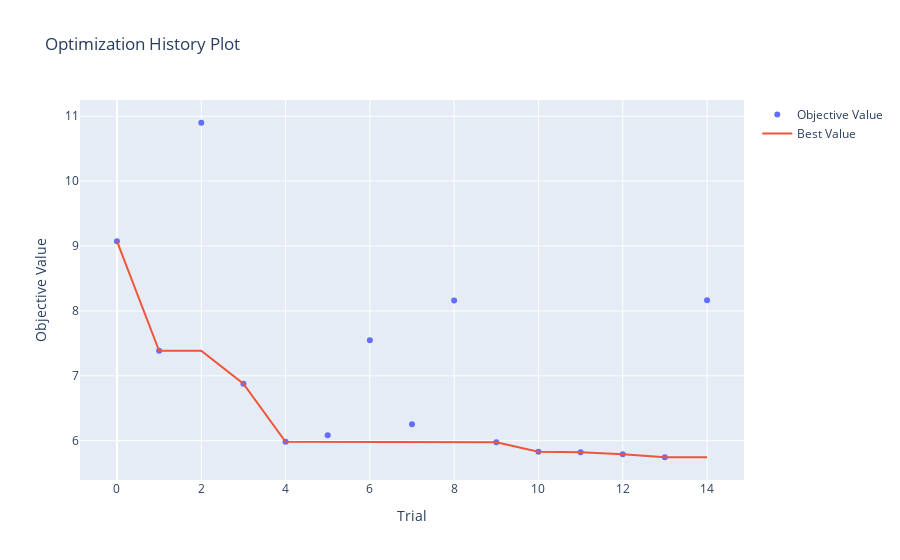

The notebook cell saved with this chart:
### Markdown cell above
#### Plots

### Code cell
optuna.visualization.plot_optimization_history(study)

### Figure 1 — Plotly figure (JSON) as saved in the notebook; plotly's stock layout.template omitted (floating-point values rounded to 4 significant figures)
{"data": [{"mode": "markers", "name": "Objective Value", "type": "scatter", "x": [0, 1, 2, 3, 4, 5, 6, 7, 8, 9, 10, 11, 12, 13, 14], "y": [9.075, 7.386, 10.9, 6.878, 5.983, 6.083, 7.549, 6.253, 8.159, 5.976, 5.831, 5.822, 5.79, 5.745, 8.165]}, {"mode": "lines", "name": "Best Value", "type": "scatter", "x": [0, 1, 2, 3, 4, 5, 6, 7, 8, 9, 10, 11, 12, 13, 14], "y": [9.075, 7.386, 7.386, 6.878, 5.983, 5.983, 5.983, 5.983, 5.983, 5.976, 5.831, 5.822, 5.79, 5.745, 5.745]}, {"marker": {"color": "#cccccc"}, "mode": "markers", "name": "Infeasible Trial", "showlegend": false, "type": "scatter", "x": [], "y": []}], "layout": {"title": {"text": "Optimization History Plot"}, "xaxis": {"title": {"text": "Trial"}}, "yaxis": {"title": {"text": "Objective Value"}}}}
